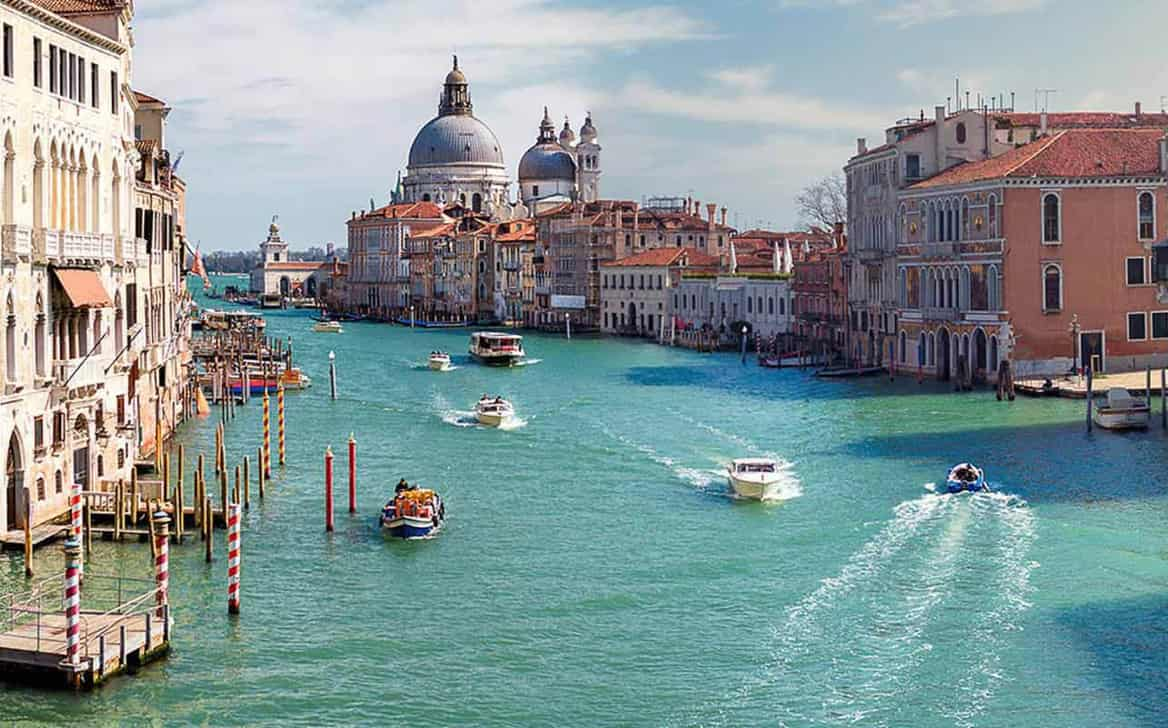
#> input picture basic_opencv/dataset/italy.jpg, 1168 x 728 px
$ python flip.py
#> lines starting #> are read from the running program, lines starting #| are printed output that depends on the picture
import argparse
import cv2

ap = argparse.ArgumentParser()
ap.add_argument("-i", "--image", type=str, default="dataset/italy.jpg", help="path to the input image")
args = vars(ap.parse_args())

image = cv2.imread(args["image"])
#> image is the input picture: shape (728, 1168, 3); mean B, G, R 149.7, 149.1, 132.2
cv2.imshow("Original", image)

print("[INFO] flipping image horizontally...")
flipped = cv2.flip(image, 1)
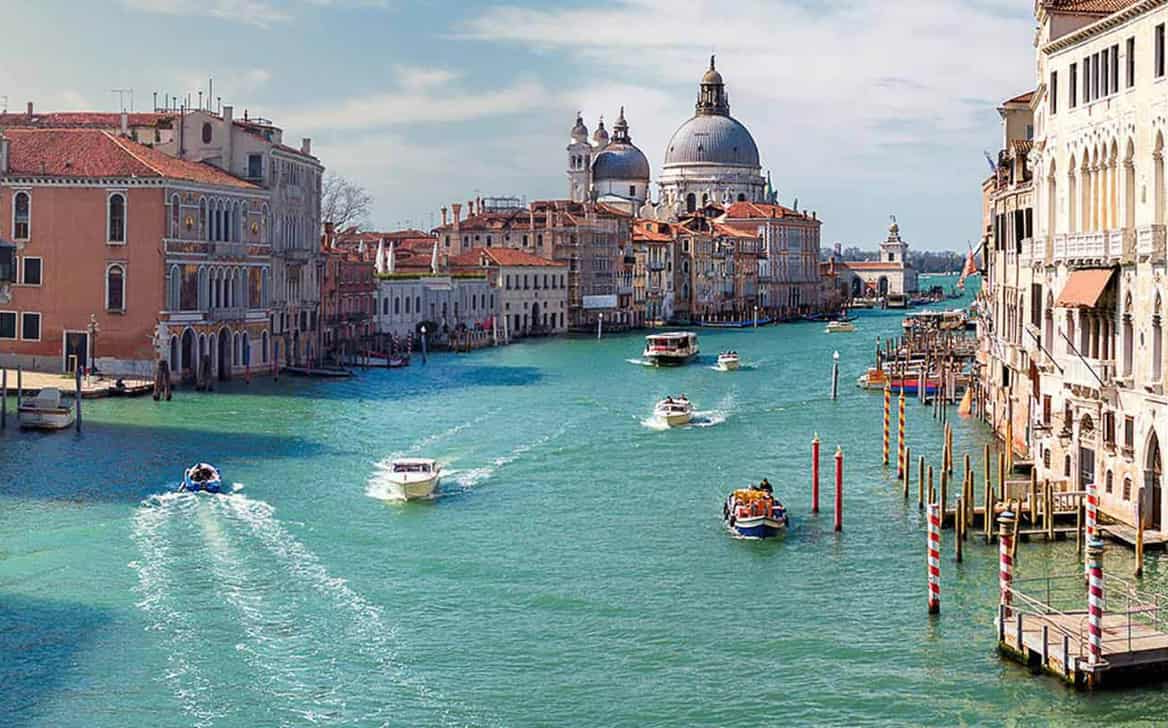
#> flipped: shape (728, 1168, 3); mean B, G, R 149.7, 149.1, 132.2
cv2.imshow("Flipped Horizontally", flipped)

flipped = cv2.flip(image, 0)
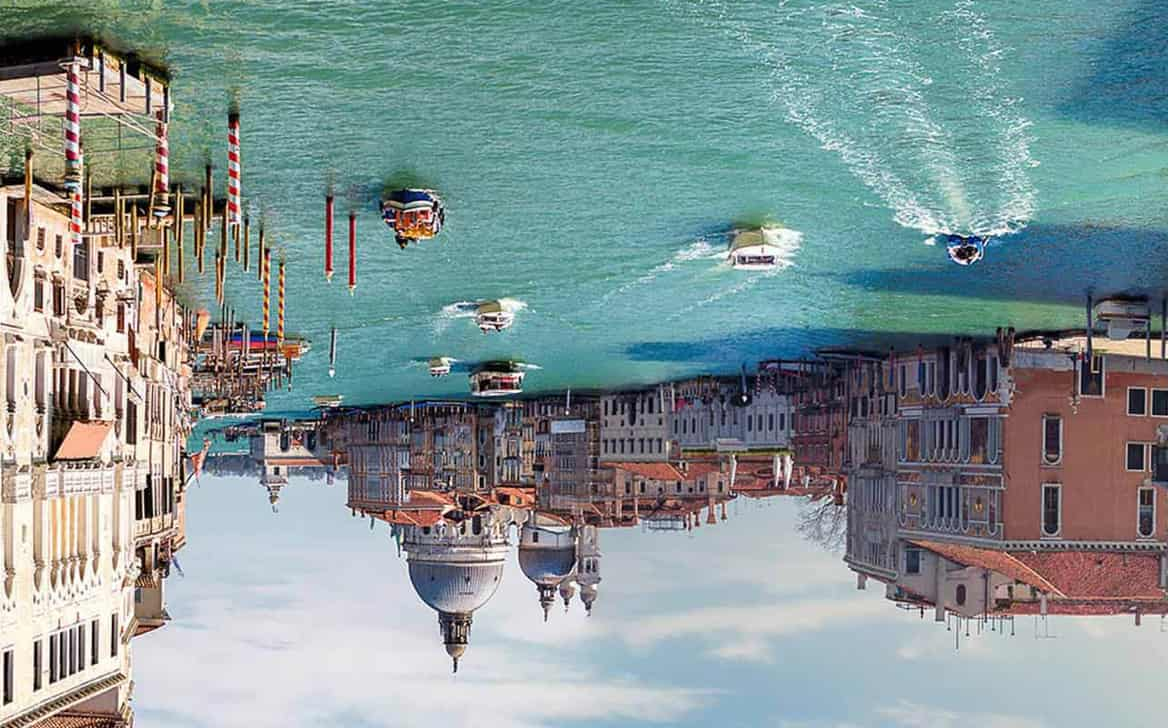
#> flipped: shape (728, 1168, 3); mean B, G, R 149.7, 149.1, 132.2
print("[INFO] flipping image vertically...")
cv2.imshow("Flipped Vertically", flipped)

flipped = cv2.flip(image, -1)
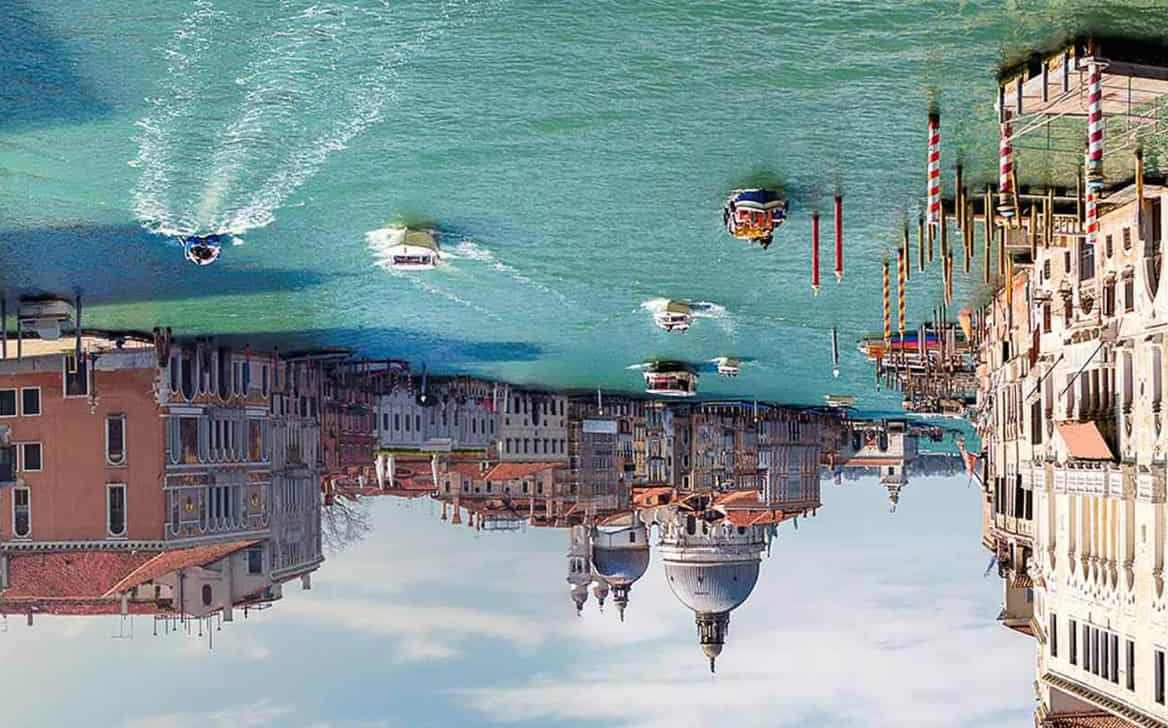
#> flipped: shape (728, 1168, 3); mean B, G, R 149.7, 149.1, 132.2
print("[INFO] flipping image horizontally and vertically...")
cv2.imshow("Flipped Horizontally & Vertically", flipped)
cv2.waitKey(0)
